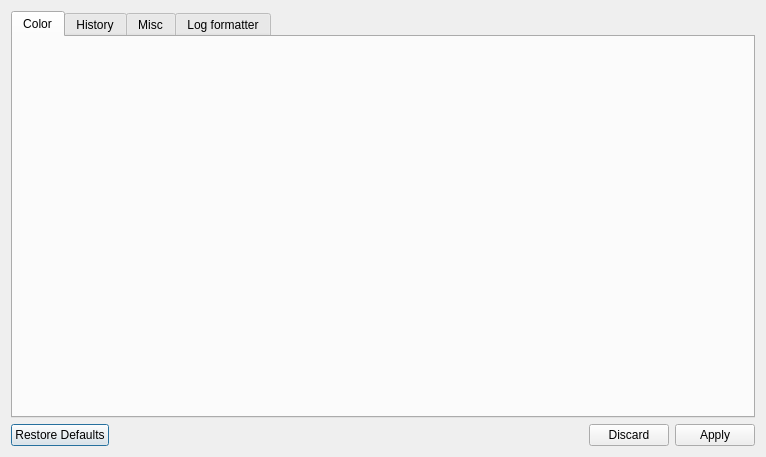
<?xml version="1.0" encoding="UTF-8"?>
<ui version="4.0">
 <class>uiDialog_preferences</class>
 <widget class="QDialog" name="uiDialog_preferences">
  <property name="geometry">
   <rect>
    <x>0</x>
    <y>0</y>
    <width>766</width>
    <height>457</height>
   </rect>
  </property>
  <property name="windowTitle">
   <string>Monal Log Viewer | preferences</string>
  </property>
  <layout class="QVBoxLayout" name="verticalLayout">
   <item>
    <widget class="QTabWidget" name="tabWidget">
     <property name="currentIndex">
      <number>0</number>
     </property>
     <widget class="QWidget" name="uiTab_color">
      <attribute name="title">
       <string>Color</string>
      </attribute>
      <layout class="QGridLayout" name="gridLayout_2">
       <item row="0" column="0">
        <layout class="QVBoxLayout" name="uiGridLayout_colorTab"/>
       </item>
      </layout>
     </widget>
     <widget class="QWidget" name="uiTab_history">
      <attribute name="title">
       <string>History</string>
      </attribute>
      <layout class="QVBoxLayout" name="verticalLayout_3">
       <item>
        <layout class="QVBoxLayout" name="uiVLayout_historyTab"/>
       </item>
      </layout>
     </widget>
     <widget class="QWidget" name="uiTab_misc">
      <attribute name="title">
       <string>Misc</string>
      </attribute>
      <layout class="QGridLayout" name="gridLayout_3">
       <item row="0" column="0">
        <layout class="QGridLayout" name="gridLayout">
         <item row="0" column="0">
          <layout class="QVBoxLayout" name="uiGridLayout_miscTab"/>
         </item>
        </layout>
       </item>
      </layout>
     </widget>
     <widget class="QWidget" name="uiTab_formatTabs">
      <attribute name="title">
       <string>Log formatter</string>
      </attribute>
      <layout class="QVBoxLayout" name="verticalLayout_4">
       <item>
        <layout class="QVBoxLayout" name="uiVLayout_formatTabs"/>
       </item>
      </layout>
     </widget>
    </widget>
   </item>
   <item>
    <widget class="QDialogButtonBox" name="buttonBox">
     <property name="orientation">
      <enum>Qt::Horizontal</enum>
     </property>
     <property name="standardButtons">
      <set>QDialogButtonBox::Apply|QDialogButtonBox::Discard|QDialogButtonBox::RestoreDefaults</set>
     </property>
    </widget>
   </item>
  </layout>
 </widget>
 <resources/>
 <connections/>
</ui>
